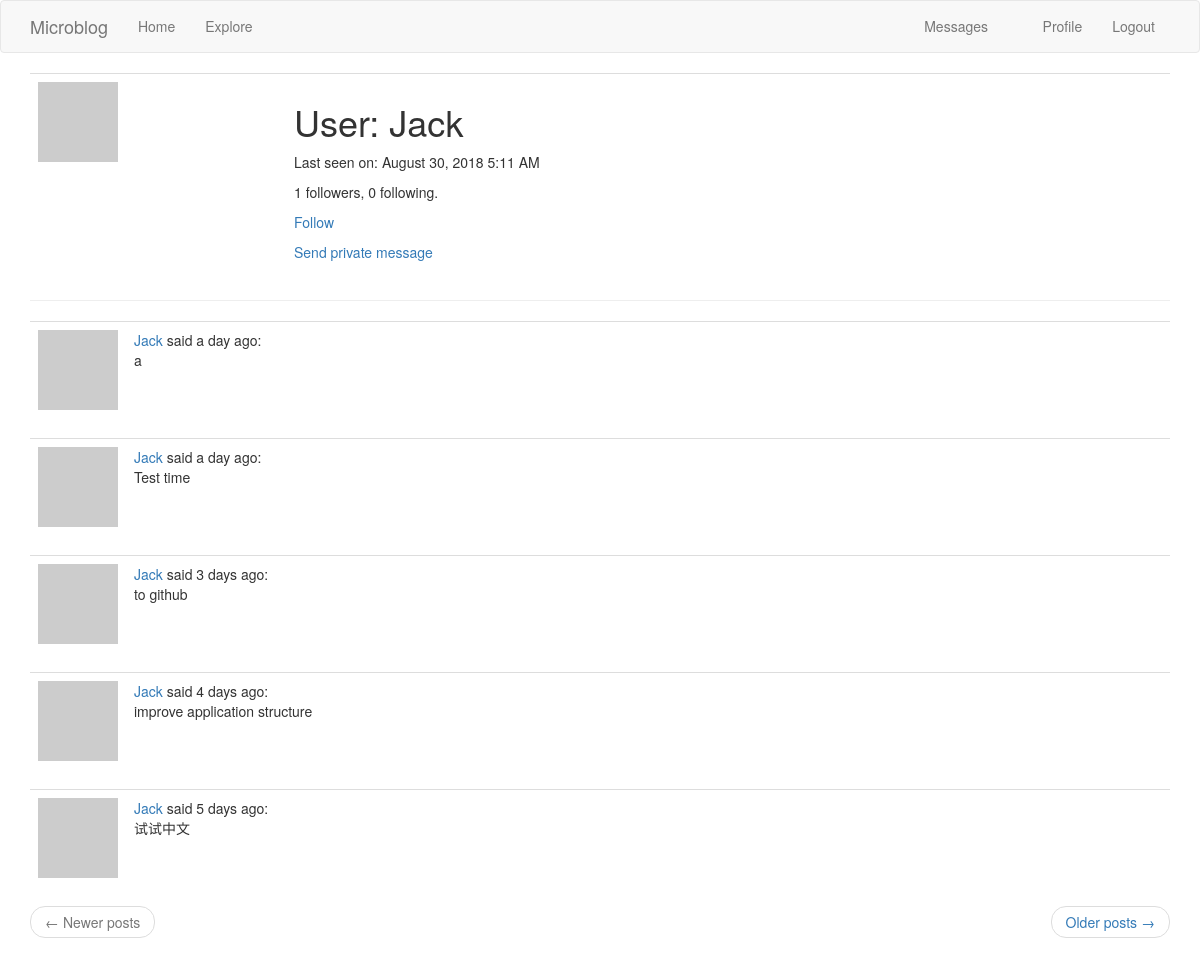
/user/Jack (signed in), run on the app's committed database.
### app/models.py (models this page shows, shortened)
class User(UserMixin, db.Model):
    id = db.Column(db.Integer, primary_key=True)
    username = db.Column(db.String(64), index=True, unique=True)
    email = db.Column(db.String(120), index=True, unique=True)
    password_hash = db.Column(db.String(128))
    posts = db.relationship('Post', backref='author', lazy='dynamic')
    about_me = db.Column(db.String(140))
    last_seen = db.Column(db.DateTime, default=datetime.utcnow())
    followed = db.relationship(
        'User', secondary=followers,  # right side entity of the relationship; configuring the association table
        primaryjoin=(followers.c.follower_id == id),
        secondaryjoin=(followers.c.followed_id == id),
        backref=db.backref('followers', lazy='dynamic'), lazy='dynamic')
    messages_sent = db.relationship('Message', foreign_keys='Message.sender_id', backref='author', lazy='dynamic')
    messages_received = db.relationship('Message', foreign_keys='Message.recipient_id', backref='recipient',
                                        lazy='dynamic')
    last_message_read_time = db.Column(db.DateTime)
    notifications = db.relationship('Notification', backref='user', lazy='dynamic')
    def new_messages(self):
        last_read_time = self.last_message_read_time or datetime(1900, 1, 1)
        return Message.query.filter_by(recipient=self).filter(Message.timestamp > last_read_time).count()
    def avatar(self, size):
        digest = md5(self.email.lower().encode('utf-8')).hexdigest()
        return 'https://www.gravatar.com/avatar/{}?d=identicon&s={}'.format(
            digest, size)
    def is_following(self, user):
        return self.followed.filter(
            followers.c.followed_id == user.id).count() == 1

class Post(db.Model):
    id = db.Column(db.Integer, primary_key=True)
    body = db.Column(db.String(140))
    timestamp = db.Column(db.DateTime, index=True, default=datetime.utcnow())
    user_id = db.Column(db.Integer, db.ForeignKey('user.id'))

### app/main/routes.py (the view)
@bp.route('/user/<username>')
@login_required
def user(username):
    user = User.query.filter_by(username=username).first_or_404()
    page = request.args.get('page', 1, type=int)
    posts = user.posts.order_by(Post.timestamp.desc()).paginate(page, current_app.config['POST_PER_PAGE'], False)
    next_url = url_for('main.user', username=user.username, page=posts.next_num) if posts.has_next else None
    prev_url = url_for('main.user', username=user.username, page=posts.prev_num) if posts.has_prev else None
    return render_template('user.html', user=user, posts=posts.items, next_url=next_url, prev_url=prev_url)

### app/main/routes.py (called while the page is built)
@bp.before_request
def before_request():
    if current_user.is_authenticated:
        current_user.last_seen = datetime.utcnow()
        db.session.commit()

### app/models.py (called while the page is built)
@login.user_loader
def load_user(id):
    return User.query.get(int(id))

### app/templates/user.html (shortened to what this page needs)
{% extends "base.html" %}
{% block app_content %}
    <table class="table table-hover">
        <tr valign="top">
            <td width="256px"><img src="{{ user.avatar(256) }}"></td>
            <td>
                <h1>User: {{ user.username }}</h1>
                {% if user.last_seen %}<p>Last seen on: {{ moment(user.last_seen).format('LLL')}}</p>{% endif %}
                <p>{{ user.followers.count() }} followers, {{ user.followed.count() }} following.</p>
                {% if current_user == user %}
                <p><a href="{{ url_for('main.edit_profile') }}">Edit your profile</a></p>
                {% elif not current_user.is_following(user) %}
                <p><a href="{{ url_for('main.follow', username=user.username) }}">Follow</a></p>
                {% else %}
                <p><a href="{{ url_for('main.unfollow', username=user.username) }}">Unfollow</a></p>
                {% endif %}
                {% if user != current_user %}
                    <p><a href="{{ url_for('main.send_message', recipient= user.username) }}">{{'Send private message'}}</a></p>
                {% endif %}
            </td>
        </tr>
    </table>
    <hr>
    {% for post in posts %}
        {% include '_post.html' %}
    {% endfor %}
     <nav aria-label="...">
        <ul class="pager">
            <li class="previous{% if not prev_url %} disabled{% endif %}">
                <a href="{{ prev_url or '#' }}">
                    <span aria-hidden="true">&larr;</span> Newer posts
                </a>
            </li>
            <li class="next{% if not next_url %} disabled{% endif %}">
                <a href="{{ next_url or '#' }}">
                    Older posts <span aria-hidden="true">&rarr;</span>
                </a>
            </li>
        </ul>
    </nav>
{% endblock %}

### app/templates/_post.html
    <table class="table table-hover">
        <tr>
            <td width="70px"><img src="{{ post.author.avatar(70) }}"></td>
            <td>
                <a href="{{ url_for('main.user', username=post.author.username) }}">
                    {{ post.author.username }}
                </a>said {{ moment(post.timestamp).fromNow()}}:<br>
                {{ post.body }}
            </td>
        </tr>
    </table>

### data on the page
User: username "Jack", last_seen "August 30, 2018 5:11 AM"
Post: author.username "Jack", timestamp "a day ago", body "a"
Post: author.username "Jack", timestamp "a day ago", body "Test time"
Post: author.username "Jack", timestamp "3 days ago", body "to github"
Post: author.username "Jack", timestamp "4 days ago", body "improve application structure"
Post: author.username "Jack", timestamp "5 days ago", body "试试中文"

### other printed values
{{ 'Messages' }} "Messages"
{{ user.followers.count() }} "1"
{{ user.followed.count() }} "0"
{{ 'Send private message' }} "Send private message"
